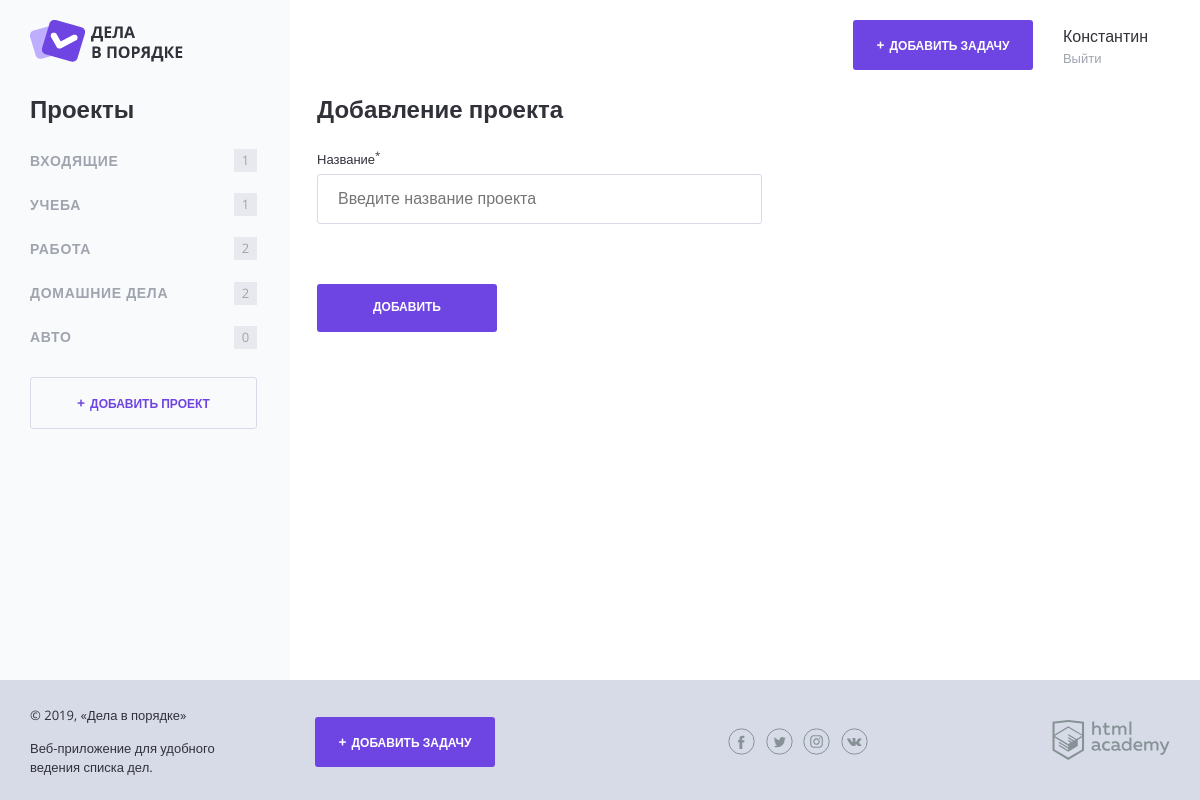
The app's page /project.php (signed in) with its own data.
### tables this page shows
CREATE TABLE `user` (
  `USER_ID` smallint(5) UNSIGNED NOT NULL,
  `REG_DATE` datetime NOT NULL DEFAULT current_timestamp(),
  `EMAIL` varchar(50) NOT NULL,
  `PASSWORD` varchar(255) NOT NULL,
  `FIRST_NAME` varchar(30) NOT NULL
);

CREATE TABLE `project` (
  `PROJECT_ID` smallint(5) UNSIGNED NOT NULL,
  `PROJECT_NAME` varchar(25) NOT NULL,
  `USER_ID` smallint(5) UNSIGNED NOT NULL
);

### helpers.php (called while the page is built, shortened)
<?php
function include_template($name, array $data = []) {
    $name = 'templates/' . $name;
    extract($data);
    require $name;
    $result = ob_get_clean();
    return $result;
}
function itemcount($projects){
    return $projects['CNT'];
}
function filterText($str){
    $text = htmlspecialchars($str);
    return $text;
}

### db.php (called while the page is built, shortened)
<?php
function get_first_name($con,$userid){
    $sql = 'SELECT `FIRST_NAME` FROM `user` WHERE `USER_ID`= ?';
    $stmt = mysqli_prepare($con, $sql);
    mysqli_stmt_bind_param($stmt,'i',$userid);
    mysqli_stmt_execute($stmt);
    $res = mysqli_stmt_get_result($stmt);
    $firstname=mysqli_fetch_assoc($res);
    $first =$firstname['FIRST_NAME'];
    return $first;
}
function createprojectlist($con,$userid){
    $sql = 'SELECT `PROJECT_NAME`,`project`.`PROJECT_ID`, COUNT(`task`.`TASK_ID`) AS `CNT` FROM `project` LEFT JOIN `task` ON `task`.`PROJECT_ID`=`project`.`PROJECT_ID` WHERE `project`.`USER_ID`= ? GROUP BY `PROJECT_ID`';
    $stmt = mysqli_prepare($con, $sql);
    mysqli_stmt_bind_param($stmt,'i',$userid);
    mysqli_stmt_execute($stmt);
    $result = mysqli_stmt_get_result($stmt);
    $projects = mysqli_fetch_all($result,MYSQLI_ASSOC);
    return $projects;
}

### templates/layout.php (the view, shortened to what this page needs)
<!DOCTYPE html>
<html lang="ru">
<head>
    <link rel="stylesheet" href="css/normalize.css">
    <link rel="stylesheet" href="css/style.css">
    <link rel="stylesheet" href="css/flatpickr.min.css">
</head>
<body>
<div class="page-wrapper">
    <div class="container container--with-sidebar">
        <header class="main-header">
            <a href="/">
                <img src="img/logo.png" width="153" height="42" alt="Логотип Дела в порядке">
            </a>
            <div class="main-header__side">
                <a class="main-header__side-item button button--plus open-modal" href="../add.php<?php
                if($project!=null){print('?project='.$project);} ?>">Добавить задачу</a>
                <div class="main-header__side-item user-menu">
                    <div class="user-menu__data">
                        <p>
                        <?php
                        $firstname=get_first_name($con,$userid);
                        print_r($firstname);
                            ?>
                        </p>
                        <a href="index.php?session=cls">Выйти</a>
                    </div>
                </div>
            </div>
        </header>
        <div class="content">
            <section class="content__side">
                <h2 class="content__side-heading">Проекты</h2>
                <nav class="main-navigation">
                    <ul class="main-navigation__list">
                        <?php $index=0;
                        $num = count($projects);
                        while($index<$num): ?>
                            <li class="main-navigation__list-item <?php
                            ?>" >
                                <a class="main-navigation__list-item-link" href="index.php?project=<?=$projects[$index]['PROJECT_NAME']?>">
                                    <? print($projects[$index]['PROJECT_NAME']); ?></a>
                                <span class="main-navigation__list-item-count"><?= filterText(itemcount($projects[$index])); ?></span>
                                <?php $index++ ?>
                            </li>
                        <?php endwhile;?>
                    </ul>
                </nav>
                <a class="button button--transparent button--plus content__side-button"
                   href="../project.php" target="project_add">Добавить проект</a>
            </section>
           <?= $content; ?>
        </div>
    </div>
</div>
<footer class="main-footer">
    <div class="container">
        <div class="main-footer__copyright">
            <p>© 2019, «Дела в порядке»</p>
            <p>Веб-приложение для удобного ведения списка дел.</p>
        </div>
        <a class="main-footer__button button button--plus" href="../add.php<?php if($project!=null){print('?project='.$project);} ?>">Добавить задачу</a>
        <div class="main-footer__social social">
            <a class="social__link social__link--facebook" href="#">
            </a>
            <a class="social__link social__link--twitter" href="#">
            </a>
            <a class="social__link social__link--instagram" href="#">
            </a>
            <a class="social__link social__link--vkontakte" href="#">
            </a>
        </div>
        <div class="main-footer__developed-by">
            <a href="https://htmlacademy.ru/intensive/php">
                <img src="img/htmlacademy.svg" alt="HTML Academy" width="118" height="40">
            </a>
        </div>
    </div>
</footer>
</body>
</html>

### project.php (shortened to what this page needs)
<?php
if (isset($_SESSION['usid'])) {
$userid = $_SESSION['usid'];
require_once('connection.php');
require_once('db.php');
require_once('helpers.php');
$errors=array();
$projects=createprojectlist($con,$userid);
if ($con == false) {
    print("Ошибка подключения: " . mysqli_connect_error());
}
else {
    $page_content = include_template('form-project.php',[
        'con'=>$con,'userid'=>$userid,'errors'=>$errors,'projects'=>$projects] );
    $layout_content = include_template('layout.php',[
        'title'=>'Добавить задачу','content'=>$page_content,'con'=>$con,'userid'=>$userid,'project'=>$project,'projects'=>$projects]);
    print($layout_content);
}
}
else{
    require_once('guest.php');
}

### records on screen
user: FIRST_NAME "Константин"
project: PROJECT_NAME "ВХОДЯЩИЕ", index "1"
project: PROJECT_NAME "УЧЕБА", index "1"
project: PROJECT_NAME "РАБОТА", index "2"
project: PROJECT_NAME "ДОМАШНИЕ ДЕЛА", index "2"
project: PROJECT_NAME "АВТО", index "0"
